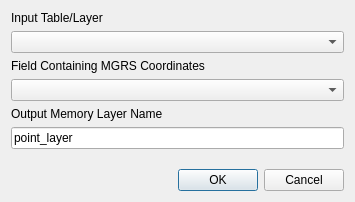
<?xml version="1.0" encoding="UTF-8"?>
<ui version="4.0">
 <class>Dialog</class>
 <widget class="QDialog" name="Dialog">
  <property name="geometry">
   <rect>
    <x>0</x>
    <y>0</y>
    <width>355</width>
    <height>202</height>
   </rect>
  </property>
  <property name="windowTitle">
   <string>MGRS Table to Point Layer</string>
  </property>
  <property name="modal">
   <bool>true</bool>
  </property>
  <layout class="QVBoxLayout" name="verticalLayout">
   <item>
    <widget class="QLabel" name="label">
     <property name="text">
      <string>Input Table/Layer</string>
     </property>
    </widget>
   </item>
   <item>
    <widget class="QgsMapLayerComboBox" name="mMapLayerComboBox"/>
   </item>
   <item>
    <widget class="QLabel" name="label_2">
     <property name="text">
      <string>Field Containing MGRS Coordinates</string>
     </property>
    </widget>
   </item>
   <item>
    <widget class="QgsFieldComboBox" name="mFieldComboBox"/>
   </item>
   <item>
    <widget class="QLabel" name="label_3">
     <property name="text">
      <string>Output Memory Layer Name</string>
     </property>
    </widget>
   </item>
   <item>
    <widget class="QLineEdit" name="nameLineEdit">
     <property name="text">
      <string>point_layer</string>
     </property>
    </widget>
   </item>
   <item>
    <spacer name="verticalSpacer">
     <property name="orientation">
      <enum>Qt::Vertical</enum>
     </property>
     <property name="sizeHint" stdset="0">
      <size>
       <width>20</width>
       <height>40</height>
      </size>
     </property>
    </spacer>
   </item>
   <item>
    <widget class="QDialogButtonBox" name="buttonBox">
     <property name="orientation">
      <enum>Qt::Horizontal</enum>
     </property>
     <property name="standardButtons">
      <set>QDialogButtonBox::Cancel|QDialogButtonBox::Ok</set>
     </property>
    </widget>
   </item>
  </layout>
 </widget>
 <customwidgets>
  <customwidget>
   <class>QgsFieldComboBox</class>
   <extends>QComboBox</extends>
   <header>qgis.gui</header>
  </customwidget>
  <customwidget>
   <class>QgsMapLayerComboBox</class>
   <extends>QComboBox</extends>
   <header>qgis.gui</header>
  </customwidget>
 </customwidgets>
 <resources/>
 <connections>
  <connection>
   <sender>buttonBox</sender>
   <signal>accepted()</signal>
   <receiver>Dialog</receiver>
   <slot>accept()</slot>
   <hints>
    <hint type="sourcelabel">
     <x>248</x>
     <y>254</y>
    </hint>
    <hint type="destinationlabel">
     <x>157</x>
     <y>274</y>
    </hint>
   </hints>
  </connection>
  <connection>
   <sender>buttonBox</sender>
   <signal>rejected()</signal>
   <receiver>Dialog</receiver>
   <slot>reject()</slot>
   <hints>
    <hint type="sourcelabel">
     <x>316</x>
     <y>260</y>
    </hint>
    <hint type="destinationlabel">
     <x>286</x>
     <y>274</y>
    </hint>
   </hints>
  </connection>
 </connections>
</ui>
